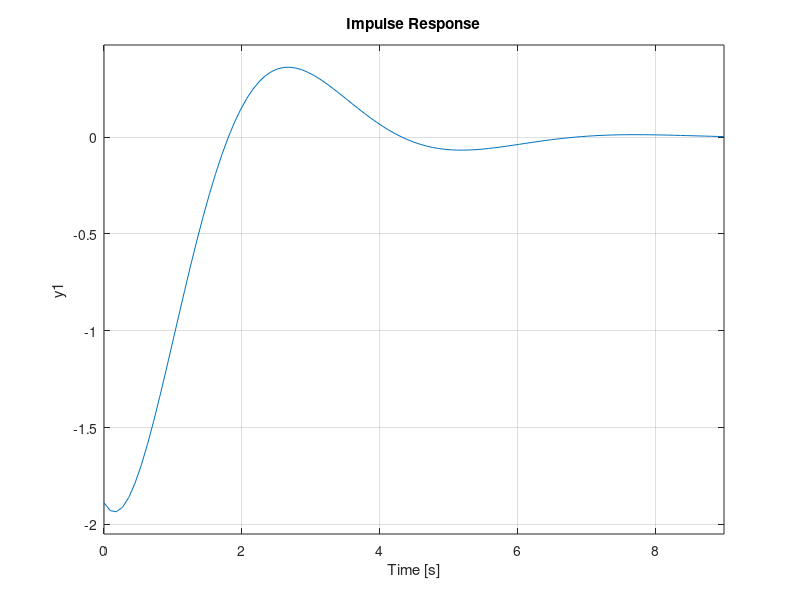

This figure's MATLAB source: (Note: this script raises an error after producing the figure.)
%Criterio de estabilidad Routh Hurwitz.
clc;
clear
%CON FUNCION DE TRANSFERENCIA.
Num = [10 2 1];
Den = [6 8 12];
roots(Den)
G = tf(Num,Den)
%Grafica de raices,  polos y ceros 
pzmap(G)
%Grafica de impulso
impulse(G)
%Grafica Lugar de raices con ruta.
rlocus(Num,Den)
grid;
title ('Lugar de las raíces de G(s) = (10s^2+2s+1)/(6s^2+8s+12)')
%CON ESPACIOS DE ESTADO
% --------- Lugar de las raíces espacios de estados---------
A=[0 1 0;0 0 1;-160 -56 -14];
B=[0;1;-14];
C=[1 0 0];
D=[0];
rlocus(A,B,C,D);
grid
title('Lugar de las raíces de sistema definido en el espacio de estados')